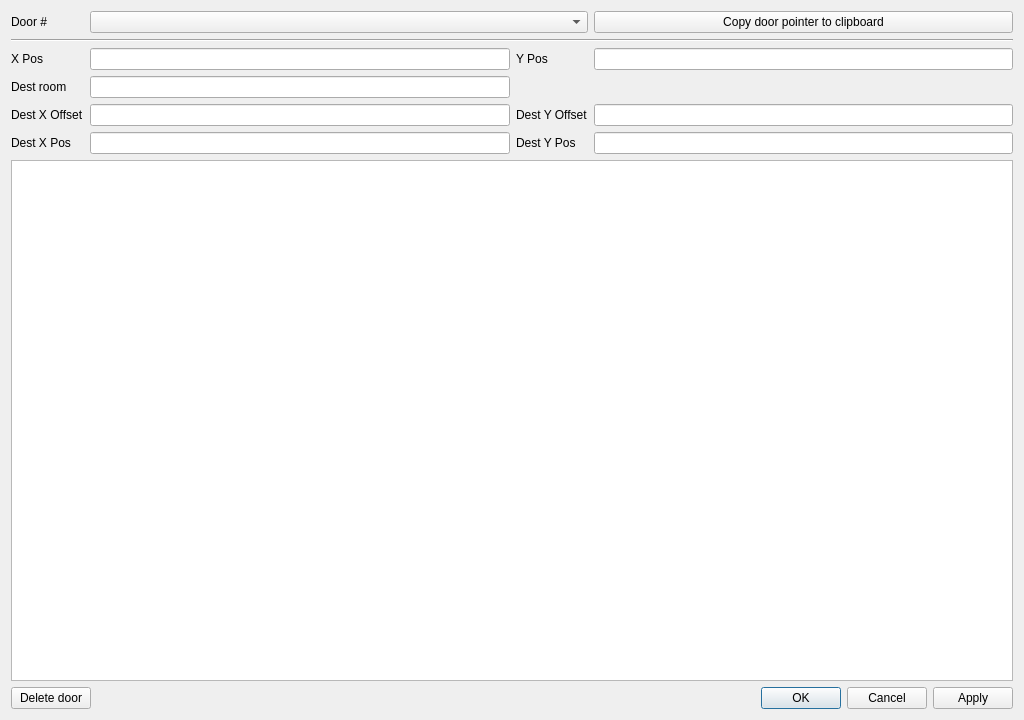
<?xml version="1.0" encoding="UTF-8"?>
<ui version="4.0">
 <class>DoorEditor</class>
 <widget class="QDialog" name="DoorEditor">
  <property name="geometry">
   <rect>
    <x>0</x>
    <y>0</y>
    <width>1024</width>
    <height>720</height>
   </rect>
  </property>
  <property name="windowTitle">
   <string>Door Editor</string>
  </property>
  <layout class="QVBoxLayout" name="verticalLayout">
   <item>
    <layout class="QGridLayout" name="gridLayout">
     <item row="5" column="1">
      <widget class="QLineEdit" name="dest_x_2"/>
     </item>
     <item row="6" column="3">
      <widget class="QLineEdit" name="dest_y"/>
     </item>
     <item row="6" column="1">
      <widget class="QLineEdit" name="dest_x"/>
     </item>
     <item row="3" column="0">
      <widget class="QLabel" name="label_7">
       <property name="text">
        <string>X Pos</string>
       </property>
      </widget>
     </item>
     <item row="0" column="3">
      <widget class="QPushButton" name="copy_door_pointer">
       <property name="text">
        <string>Copy door pointer to clipboard</string>
       </property>
      </widget>
     </item>
     <item row="6" column="2">
      <widget class="QLabel" name="label_2">
       <property name="text">
        <string>Dest Y Pos</string>
       </property>
      </widget>
     </item>
     <item row="0" column="1" colspan="2">
      <widget class="QComboBox" name="door_index"/>
     </item>
     <item row="3" column="2">
      <widget class="QLabel" name="label_8">
       <property name="text">
        <string>Y Pos</string>
       </property>
      </widget>
     </item>
     <item row="6" column="0">
      <widget class="QLabel" name="label">
       <property name="text">
        <string>Dest X Pos</string>
       </property>
      </widget>
     </item>
     <item row="0" column="0">
      <widget class="QLabel" name="label_10">
       <property name="text">
        <string>Door #</string>
       </property>
      </widget>
     </item>
     <item row="3" column="1">
      <widget class="QLineEdit" name="x_pos"/>
     </item>
     <item row="5" column="2">
      <widget class="QLabel" name="label_4">
       <property name="text">
        <string>Dest Y Offset</string>
       </property>
      </widget>
     </item>
     <item row="3" column="3">
      <widget class="QLineEdit" name="y_pos"/>
     </item>
     <item row="4" column="1">
      <widget class="QLineEdit" name="dest_room"/>
     </item>
     <item row="5" column="0">
      <widget class="QLabel" name="label_3">
       <property name="text">
        <string>Dest X Offset</string>
       </property>
      </widget>
     </item>
     <item row="4" column="0">
      <widget class="QLabel" name="label_5">
       <property name="text">
        <string>Dest room</string>
       </property>
      </widget>
     </item>
     <item row="5" column="3">
      <widget class="QLineEdit" name="dest_y_2"/>
     </item>
     <item row="2" column="0" colspan="4">
      <widget class="Line" name="line">
       <property name="orientation">
        <enum>Qt::Horizontal</enum>
       </property>
      </widget>
     </item>
    </layout>
   </item>
   <item>
    <widget class="PannableZoomableView" name="dest_room_graphics_view"/>
   </item>
   <item>
    <layout class="QHBoxLayout" name="horizontalLayout">
     <item>
      <widget class="QPushButton" name="delete_door_button">
       <property name="text">
        <string>Delete door</string>
       </property>
      </widget>
     </item>
     <item>
      <widget class="QDialogButtonBox" name="buttonBox">
       <property name="standardButtons">
        <set>QDialogButtonBox::Apply|QDialogButtonBox::Cancel|QDialogButtonBox::Ok</set>
       </property>
      </widget>
     </item>
    </layout>
   </item>
  </layout>
 </widget>
 <customwidgets>
  <customwidget>
   <class>PannableZoomableView</class>
   <extends>QGraphicsView</extends>
   <header>custom_graphics_views.h</header>
  </customwidget>
 </customwidgets>
 <resources/>
 <connections/>
</ui>
